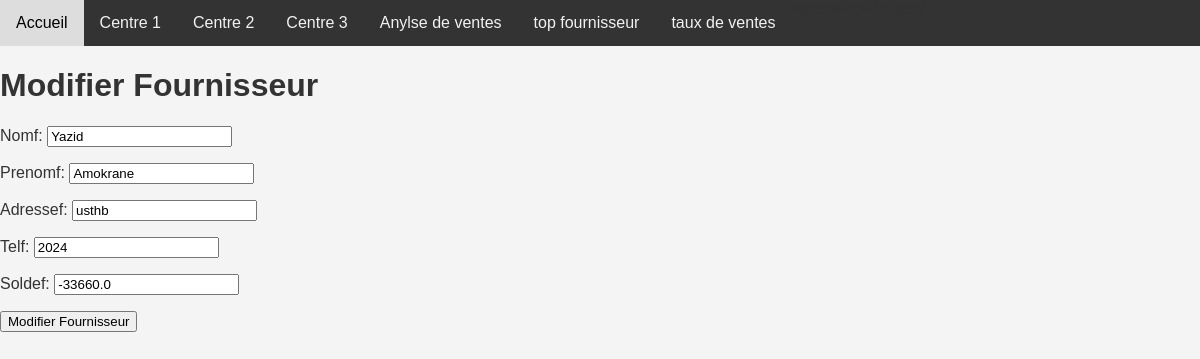
The page /modifier_fournisseur/1/ on the database its author committed.
### application/models.py (models this page shows, shortened)
class Fournisseur(models.Model):
     nomf= models.CharField(max_length=40)
     prenomf= models.CharField(max_length=40)
     adressef= models.CharField(max_length=100)
     telf= models.IntegerField()
     soldef= models.FloatField(max_length=20)

### application/views.py (the view)
# urls.py: path('modifier_fournisseur/<int:pk>/', views.modifier_fournisseur, name='modifier_fournisseur'),
def modifier_fournisseur(request, pk):
    fournisseur = Fournisseur.objects.get(pk=pk)
    if request.method == 'POST':
        form = FournisseurForm(request.POST, instance=fournisseur)
        if form.is_valid():
            form.save()
            return redirect('gerer_fournisseurs')
    else:
        form = FournisseurForm(instance=fournisseur)
    return render(request, 'modifier_fournisseur.html', {'form': form, 'fournisseur': fournisseur})

### application/forms.py
class FournisseurForm(forms.ModelForm):
    class Meta:
        model = Fournisseur
        fields = ['nomf', 'prenomf', 'adressef', 'telf', 'soldef']

### application/templates/modifier_fournisseur.html (shortened to what this page needs)
{% load static %}
<!DOCTYPE html><!DOCTYPE html>
<html lang="en">
<head>
    <link rel="stylesheet" href="{% static 'application/styles.css' %}">
</head>
<body>
    <nav class="nav-agriculture">
        <a href="{% url 'index' %}">Accueil</a>
        <a href="{% url 'centre_menu' centre_id=1 %}">Centre 1</a>
        <a href="{% url 'centre_menu' centre_id=2 %}">Centre 2</a>
        <a href="{% url 'centre_menu' centre_id=3 %}">Centre 3</a>
        <a href="{% url 'analyse_ventes' %}">Anylse de ventes </a>
        <a href="{% url 'top_fournisseurs' %}">top fournisseur </a>
        <a href="{% url 'ventes_combinees' %}">taux de ventes  </a>
    </nav>
    <h1>Modifier Fournisseur</h1>
    <form method="post" action="">
        {{ form.as_p }}
        <button type="submit">Modifier Fournisseur</button>
    </form>
</body>
</html>

### application/static/application/styles.css (style rules this page uses)
body { font-family: 'Arial', sans-serif; color: #333; background-color: #f4f4f4; margin: 0; padding: 0; }
.nav-agriculture { background-color: #333; overflow: hidden; }
.nav-agriculture a { float: left; display: block; color: #f2f2f2; text-align: center; padding: 14px 16px; text-decoration: none; }

### rows shown on the page
Fournisseur: nomf "Yazid", prenomf "Amokrane", adressef "usthb", telf "2024", soldef "-33660.0"
